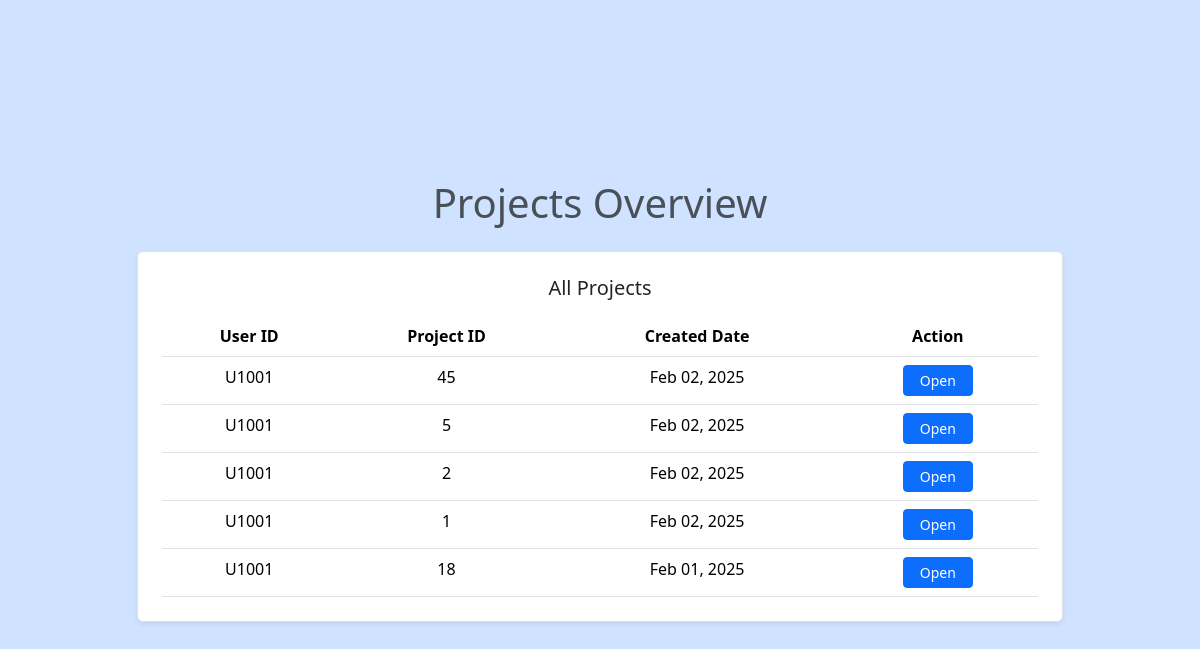
Page /managers/ on the committed database.
### login/models.py (models this page shows, shortened)
class Project(models.Model):
    project_id = models.CharField(max_length=50, primary_key=True)
    user = models.ForeignKey(UserRegistration, on_delete=models.CASCADE)
    created_at = models.DateTimeField(auto_now_add=True)

class UserRegistration(models.Model):
    name = models.CharField(max_length=100)
    userid = models.CharField(max_length=50, primary_key=True)
    email = models.EmailField(max_length=255, unique=True, null=True, blank=True)
    contact_no = models.CharField(max_length=255)
    password = models.CharField(max_length=255)  # Hashed final password
    group = models.ForeignKey(
        UserGroup,
        on_delete=models.CASCADE,
        null=True,  # Allow null temporarily for migration
        default=None  # No default value
    )

### login/views.py (the view)
# urls.py: path('managers/',views.managers_view,name='managers'),
def managers_view(request):
    all_projects = Project.objects.all().order_by('-created_at')
    return render(request, 'managers.html', {'all_projects': all_projects})

### login/templates/managers.html (shortened to what this page needs)
<!DOCTYPE html>
<html lang="en">
<head>
    <link href="https://cdnjs.cloudflare.com/ajax/libs/bootstrap/5.3.2/css/bootstrap.min.css" rel="stylesheet">
</head>
<body class="bg-primary-subtle min-vh-100 d-flex flex-column justify-content-center">
    <div class="container">
        <div class="row justify-content-center">
            <div class="col-12 col-lg-10">
                <h1 class="text-center mb-4 text-light-emphasis">Projects Overview</h1>
                <div class="border p-4 rounded bg-white shadow-sm">
                    <h5 class="text-center mb-3">All Projects</h5>
                    <div class="table-responsive">
                        <table class="table table-hover mb-0">
                            <thead>
                                <tr class="text-center">
                                    <th>User ID</th>
                                    <th>Project ID</th>
                                    <th>Created Date</th>
                                    <th>Action</th>
                                </tr>
                            </thead>
                            <tbody>
                                {% for project in all_projects %}
                                    <tr class="text-center">
                                        <td>{{ project.user.userid }}</td>
                                        <td>{{ project.project_id }}</td>
                                        <td>{{ project.created_at|date:"M d, Y" }}</td>
                                        <td>
                                            <a href="{% url 'dashboard' project_id=project.project_id %}"
                                               class="btn btn-primary btn-sm px-3"
                                               style="--bs-btn-bg: rgb(var(--bs-primary-rgb));">
                                                Open
                                            </a>
                                        </td>
                                    </tr>
                                {% empty %}
                                    <tr>
                                        <td colspan="4" class="text-center">No projects found</td>
                                    </tr>
                                {% endfor %}
                            </tbody>
                        </table>
                    </div>
                </div>
            </div>
        </div>
    </div>
</body>
</html>

### rows in the picture
Project: user.userid "U1001", project_id "45", created_at "Feb 02, 2025"
Project: user.userid "U1001", project_id "5", created_at "Feb 02, 2025"
Project: user.userid "U1001", project_id "2", created_at "Feb 02, 2025"
Project: user.userid "U1001", project_id "1", created_at "Feb 02, 2025"
Project: user.userid "U1001", project_id "18", created_at "Feb 01, 2025"
